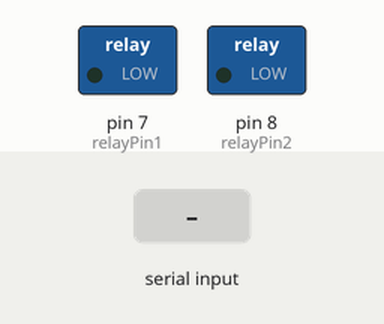
Bench run of a sketch on a simulated Arduino Uno, built with avr-gcc and run on an emulated ATmega328P. On the bench: switched loads named in the sketch (green lamp = pin HIGH). The inputs (shaded band) are chosen by the test bench. WiFi joins after 1.5 s; servers stay silent unless stated; EEPROM starts erased; what the sketch prints to the serial monitor is not drawn.

Above: at 2.9 s.
3.0 s: "Relay1:\n" received over Serial
At 4.2 s:
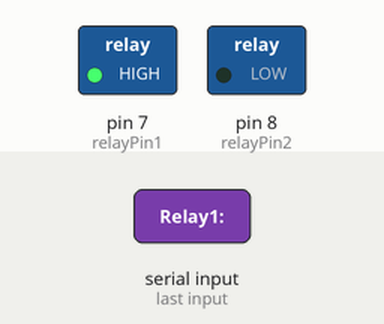
4.5 s: "Relay2:\n" received over Serial
At 5.6 s:
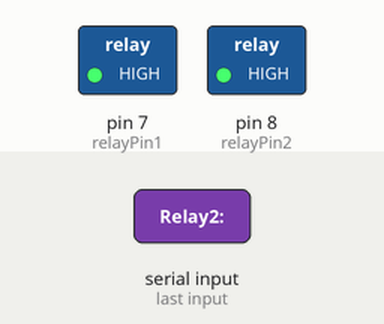
Timing chart, 0 to 7.5 s (numbered marks = the images above; inputs shaded):
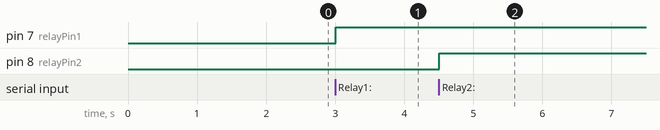

The sketch:

syslog_mon_v1a-app.ino
```cpp
#include <Ethernet.h>
#include <EthernetUdp.h>
#include <EEPROM.h>

//EEPROM STORAGE
#define IP_ADDRESS_START_ADDR 0
#define TRIGGER1_START_ADDR 20  //79 CHARACTER LIMIT
#define TRIGGER2_START_ADDR 100 //49 CHARACTER LIMIT
#define FIRST_BOOT_MARKER_ADDR 150

#define FIRST_BOOT_MARKER_VALUE 123  // Any unique value to indicate first boot

//****VARIABLES SECTION****

// MAC address for the board
byte mac[] = {0xDE, 0xAD, 0xBE, 0xEF, 0xFE, 0xED};

// Default IP address for the board
IPAddress ip;

// UDP instance
EthernetUDP Udp;

// UDP port to listen on
unsigned int localPort = 514;

// Relay pin
const int relayPin1 = 7;  //relay 1
const int relayPin2 = 8;  //relay 2

// Buffer size
#define BUFFER_SIZE 1024
char packetBuffer[BUFFER_SIZE];

// Variables for Relay 1
String triggerMessage1 = "port up";
bool relay1IsOn = false;
unsigned long relay1OnTime = 0;

// Variables for Relay 2
String triggerMessage2 = "port down";
bool relay2IsOn = false;
unsigned long relay2OnTime = 0;


//*****SETUP LOOP*****

void setup() {
  Serial.begin(9600);
  while (!Serial);

  Serial.println("ArdMsg: Initializing Ethernet...");

   // Read IP address from EEPROM
  byte storedIP[4];
  for (int i = 0; i < 4; i++) {
      storedIP[i] = EEPROM.read(IP_ADDRESS_START_ADDR + i);
      Serial.println("ArdMsg: Read from EEPROM...");
  }

  // Validate the IP from EEPROM
   if (isValidIP(storedIP)) {
        ip = IPAddress(storedIP[0], storedIP[1], storedIP[2], storedIP[3]);
        Serial.print("ArdMsg: IP from EEPROM:\n");
        Serial.println(ip);
   } else {
        // If EEPROM has invalid IP, set the default IP and store it in EEPROM
        Serial.println("ArdMsg: Invalid IP in EEPROM. Using default IP 192.168.68.142");
        ip = IPAddress(192, 168, 68, 142);
        for (int i = 0; i < 4; i++) {
            EEPROM.write(IP_ADDRESS_START_ADDR + i, ip[i]);
        }
        Serial.print("ArdMsg: IP now set as: ");
        Serial.println(ip);
    }

// Read and print the value at FIRST_BOOT_MARKER_ADDR to the serial monitor
  byte bootMarkerValue = EEPROM.read(FIRST_BOOT_MARKER_ADDR);
  Serial.print("ArdMsg: Value at FIRST_BOOT_MARKER_ADDR: ");
  Serial.println(bootMarkerValue);

 Ethernet.begin(mac, ip);

if (Ethernet.hardwareStatus() == EthernetNoHardware) {
    Serial.println("ArdMsg: Ethernet shield was not found. Sorry, can't run without hardware.");
    while (true);
}

if (Ethernet.linkStatus() == LinkOFF) {
    Serial.println("ArdMsg: Ethernet cable is not connected.");
    // Handle this situation as needed
}

  Udp.begin(localPort);
  Serial.println("ArdMsg: Start UDP.");

// Check if it's the first boot
  if (EEPROM.read(FIRST_BOOT_MARKER_ADDR) != FIRST_BOOT_MARKER_VALUE) {
      Serial.println("ArdMsg: Writing first trigger message to EEPROM.");
      //First boot: Write default trigger message and set the marker
      writeTriggerMessageToEEPROM("port up", TRIGGER1_START_ADDR);
      Serial.println("ArdMsg: Writing first trigger message to EEPROM.");
      EEPROM.write(FIRST_BOOT_MARKER_ADDR, FIRST_BOOT_MARKER_VALUE);
      Serial.println("ArdMsg: 1st Boot Flag Set.");
    }

    // Read Relay 1 trigger messages from EEPROM
    Serial.println("ArdMsg: Start Relay 1 Trigger from EEPROM.");

    triggerMessage1 = readTriggerMessageFromEEPROM(TRIGGER1_START_ADDR);
    Serial.println("ArdMsg: Relay 1 Trigger from EEPROM: " + triggerMessage1);

    Serial.println("ArdMsg: Relay1 Trigger Set...");

    // Read Relay 2 trigger message from EEPROM
    Serial.println("ArdMsg: Start Relay 2 Trigger from EEPROM.");

    triggerMessage2 = readTriggerMessageFromEEPROM(TRIGGER2_START_ADDR);
    Serial.println("ArdMsg: Relay 2 Trigger from EEPROM: " + triggerMessage2);
    Serial.println("ArdMsg: Relay2 Trigger Set...");

  Serial.print("ArdMsg: Board IP address: ");
  Serial.println(Ethernet.localIP());

  pinMode(relayPin1, OUTPUT);
  digitalWrite(relayPin1, LOW);

  pinMode(relayPin2, OUTPUT);
  digitalWrite(relayPin2, LOW);

  Serial.println("ArdMsg: Setup complete. Listening for syslog messages...");
}

//****FUNCTIONS SECTION*****

// SET IP ADDRESS
void setNewIPAddress(String newIP) {
    int parts[4];
    sscanf(newIP.c_str(), "%d.%d.%d.%d", &parts[0], &parts[1], &parts[2], &parts[3]);
    ip = IPAddress(parts[0], parts[1], parts[2], parts[3]);
    Ethernet.begin(mac, ip);
    Serial.print("ArdMsg: New IP address set: ");
    Serial.println(ip);

    // Store the IP address in EEPROM
    for (int i = 0; i < 4; i++) {
        EEPROM.write(IP_ADDRESS_START_ADDR + i, parts[i]);
    }
}

//READ TRIGGER MESSAGE FROM EEPROM
String readTriggerMessageFromEEPROM(int startAddr) {
    String message = "";
    char ch;
    int addr = startAddr;
    while ((ch = EEPROM.read(addr)) != '\0') {
        message += ch;
        addr++;
    }
    return message;
}

//WRITE TRIGGER MESSAGE TO EEPROM
void writeTriggerMessageToEEPROM(String message, int startAddr) {
     for (int i = 0; i < message.length(); i++) {
        EEPROM.write(startAddr + i, message[i]);
       }
    EEPROM.write(startAddr + message.length(), '\0');  // Null terminator
    Serial.print("ArdMsg: Trigger Message to EEPROM Function Complete ");
}

//CHECK EEPROM IP ADDRESS IS NOT ALL 0 OR ALL 1
bool isValidIP(byte ip[]) {
    // Check if IP is not 0.0.0.0 or 255.255.255.255
    return !(ip[0] == 0 && ip[1] == 0 && ip[2] == 0 && ip[3] == 0) &&
           !(ip[0] == 255 && ip[1] == 255 && ip[2] == 255 && ip[3] == 255);
}

//****MAIN LOOP - GET IP ADDRESS AND TRIGGER MESSAGE FROM SERIAL CONNECTION****

void loop() {

  if (Serial.available()) {
    String message = Serial.readStringUntil('\n');
    if (message.startsWith("IP:")) {
      setNewIPAddress(message.substring(3));  // Extract the IP part and set it
    }
    else if (message.startsWith("Relay1:")) {
    triggerMessage1 = message.substring(7);
    Serial.println("ArdMsg: Received trigger message for Relay 1: " + triggerMessage1);

    // Store the trigger message in EEPROM
    for (int i = 0; i < triggerMessage1.length(); i++) {
        EEPROM.write(TRIGGER1_START_ADDR + i, triggerMessage1[i]);
    }
    EEPROM.write(TRIGGER1_START_ADDR + triggerMessage1.length(), '\0'); // Null terminator
} else if (message.startsWith("Relay2:")) {
    triggerMessage2 = message.substring(7);
    Serial.println("ArdMsg: Received trigger message for Relay 2: " + triggerMessage2);

    // Store the trigger message in EEPROM
    for (int i = 0; i < triggerMessage2.length(); i++) {
        EEPROM.write(TRIGGER2_START_ADDR + i, triggerMessage2[i]);
    }
    EEPROM.write(TRIGGER2_START_ADDR + triggerMessage2.length(), '\0'); // Null terminator
}

  }

//LISTEN FOR SYSLOG/UDP MESSAGES

  int packetSize = Udp.parsePacket();
  if (packetSize) {
    memset(packetBuffer, 0, BUFFER_SIZE);
    Udp.read(packetBuffer, min(packetSize, BUFFER_SIZE - 1));

    Serial.print("ArdMsg: Received message (length ");
    Serial.print(packetSize);
    Serial.print("): ");
    Serial.println(packetBuffer);
  }

//TRIGGER RELAYS

 // Check for trigger message for Relay 1
  if (strstr(packetBuffer, triggerMessage1.c_str()) && !relay1IsOn) {
    digitalWrite(relayPin1, HIGH);
    relay1IsOn = true;
    relay1OnTime = millis();
    Serial.println("Relay 1 energized due to trigger!");
    memset(packetBuffer, 0, BUFFER_SIZE);
  }

  // Check for trigger message for Relay 2
  if (strstr(packetBuffer, triggerMessage2.c_str()) && !relay2IsOn) {
    digitalWrite(relayPin2, HIGH);
    relay2IsOn = true;
    relay2OnTime = millis();
    Serial.println("Relay 2 energized due to trigger!");
    memset(packetBuffer, 0, BUFFER_SIZE);
  }

//TURN OFF RELAYS AFTER 10S

  // De-energize Relay 1 after 10 seconds
  if (relay1IsOn && (millis() - relay1OnTime >= 10000)) {
    digitalWrite(relayPin1, LOW);
    relay1IsOn = false;
    Serial.println("Relay 1 de-energized after 10 seconds!");
  }

  // De-energize Relay 2 after 10 seconds
  if (relay2IsOn && (millis() - relay2OnTime >= 10000)) {
    digitalWrite(relayPin2, LOW);
    relay2IsOn = false;
    Serial.println("Relay 2 de-energized after 10 seconds!");
  }
}
```

Measured:
- after the input at 3.0 s, pin 7 (relayPin1): LOW → HIGH at once
- after the input at 4.5 s, pin 8 (relayPin2): LOW → HIGH at once
